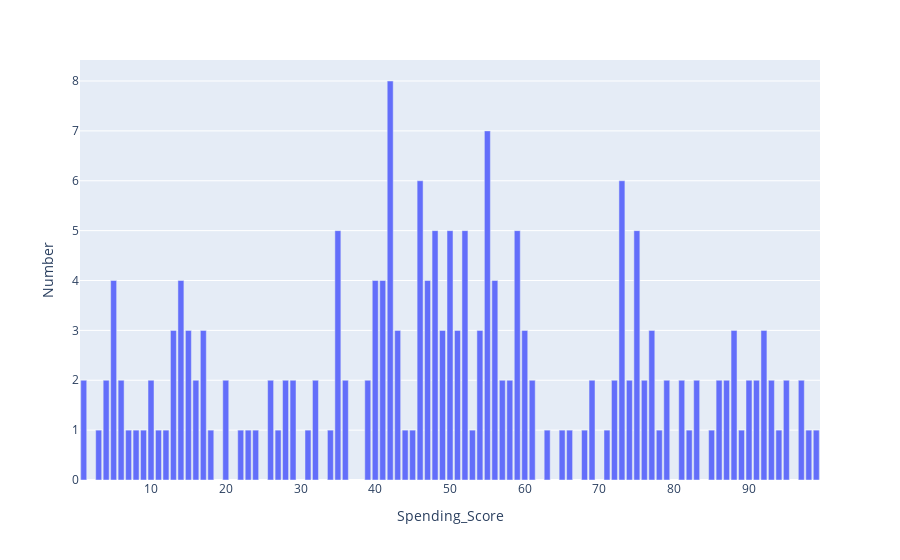

Write notebook code for a chart like this one.
### Markdown cell above
I use the Plotly library in the code below. I am looking at inside data in the Spending_Score column.

### Code cell
dataSS = data["Spending_Score"].value_counts(dropna = False)
npar_dataSS = np.array(dataSS)
x = list(npar_dataSS)
y = data.Spending_Score.value_counts().index

DataSS = {"Spending_Score": y, "Number": x}
DataSS = pd.DataFrame(DataSS)

fig = px.bar(DataSS, x = "Spending_Score", y = "Number",)
fig.show()

### Figure 1 — Plotly figure (JSON) as saved in the notebook; plotly's stock layout.template omitted (floating-point values rounded to 4 significant figures)
{"data": [{"alignmentgroup": "True", "hovertemplate": "Spending_Score=%{x}<br>Number=%{y}<extra></extra>", "legendgroup": "", "marker": {"color": "#636efa", "pattern": {"shape": ""}}, "name": "", "offsetgroup": "", "orientation": "v", "showlegend": false, "textposition": "auto", "type": "bar", "x": [42, 55, 46, 73, 35, 52, 59, 48, 75, 50, 41, 56, 14, 47, 5, 40, 92, 43, 54, 60, 77, 49, 17, 15, 88, 13, 51, 58, 16, 90, 74, 97, 69, 93, 10, 91, 86, 83, 1, 57, 95, 20, 39, 81, 87, 72, 29, 32, 76, 6, 61, 79, 4, 26, 36, 28, 68, 99, 85, 23, 63, 27, 94, 78, 3, 89, 8, 24, 12, 22, 66, 45, 98, 82, 7, 71, 34, 9, 11, 31, 44, 53, 65, 18], "xaxis": "x", "y": [8, 7, 6, 6, 5, 5, 5, 5, 5, 5, 4, 4, 4, 4, 4, 4, 3, 3, 3, 3, 3, 3, 3, 3, 3, 3, 3, 2, 2, 2, 2, 2, 2, 2, 2, 2, 2, 2, 2, 2, 2, 2, 2, 2, 2, 2, 2, 2, 2, 2, 2, 2, 2, 2, 2, 2, 1, 1, 1, 1, 1, 1, 1, 1, 1, 1, 1, 1, 1, 1, 1, 1, 1, 1, 1, 1, 1, 1, 1, 1, 1, 1, 1, 1], "yaxis": "y"}], "layout": {"barmode": "relative", "legend": {"tracegroupgap": 0}, "margin": {"t": 60}, "xaxis": {"anchor": "y", "domain": [0.0, 1.0], "title": {"text": "Spending_Score"}}, "yaxis": {"anchor": "x", "domain": [0.0, 1.0], "title": {"text": "Number"}}}}
